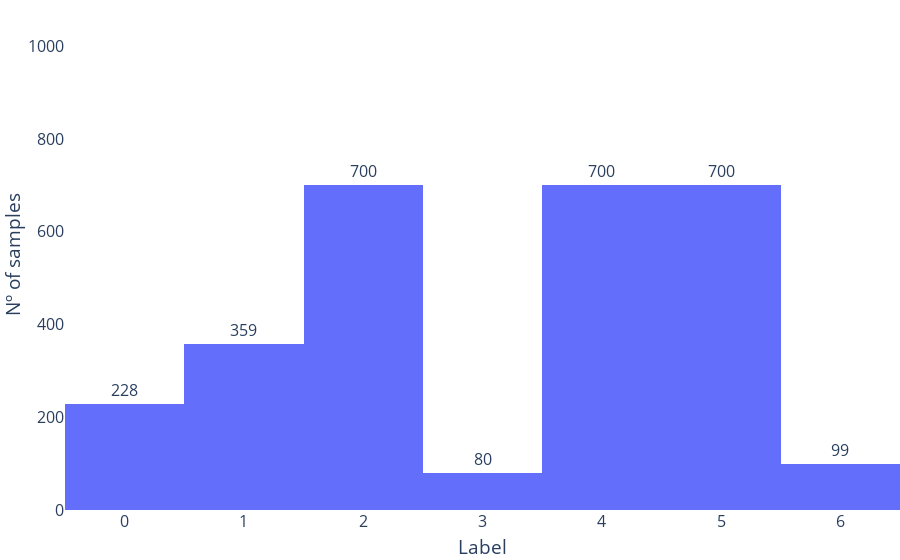

Source (notebook cell):
### Code cell
labels = [label for _, label in undersampled_data]

fig = go.Figure()
fig.add_trace(go.Histogram(x=labels, name='undersampled'))

# increase font size to 14
fig.update_layout(font=dict(size=16))

fig.update_traces(texttemplate='%{y}', textposition='outside')
fig.update_layout(plot_bgcolor='white')
fig.update_yaxes(range=[0, 1100])
fig.update_xaxes(title_text='Label')
fig.update_yaxes(title_text='Nº of samples')
fig.update_layout(margin=dict(l=0, r=0, t=0, b=0))

### Figure 1 — Plotly figure (JSON) as saved in the notebook; plotly's stock layout.template omitted (floating-point values rounded to 4 significant figures; data arrays with more than 128 entries replaced by an {"elided": "..."} marker saying what was removed)
{"data": [{"name": "undersampled", "textposition": "outside", "texttemplate": "%{y}", "type": "histogram", "x": {"elided": "2866 int values"}}], "layout": {"font": {"size": 16}, "margin": {"b": 0, "l": 0, "r": 0, "t": 0}, "plot_bgcolor": "white", "xaxis": {"title": {"text": "Label"}}, "yaxis": {"range": [0, 1100], "title": {"text": "Nº of samples"}}}}
